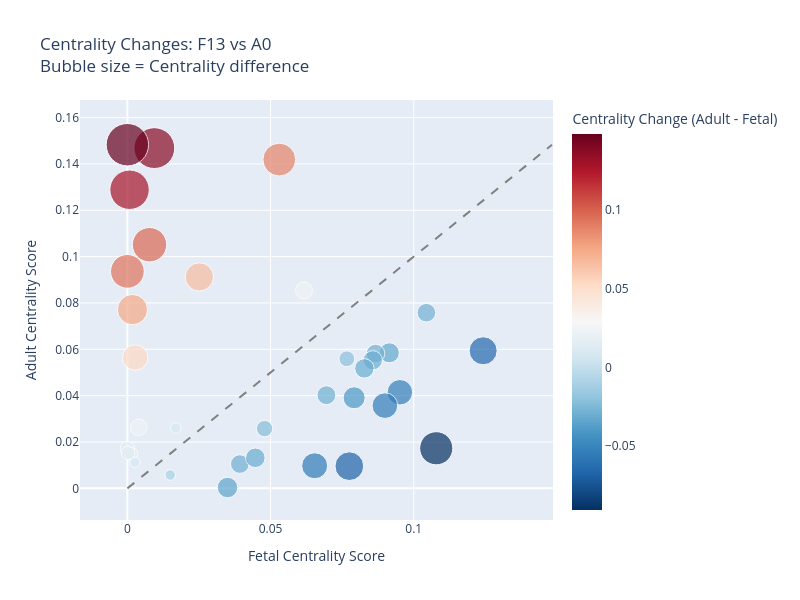

Source (notebook cell):
### Code cell
fig1 = px.scatter(bubble_df, 
                x='fetal_centrality', 
                y='adult_centrality',
                size='centrality_difference',
                color='centrality_change',
                hover_data=['gene'],
                title=f'Centrality Changes: {bubble_df["community_pair"].iloc[0]}<br>Bubble size = Centrality difference',
                labels={
                    'fetal_centrality': 'Fetal Centrality Score',
                    'adult_centrality': 'Adult Centrality Score',
                    'centrality_difference': 'Centrality Difference (|Adult - Fetal|)',
                    'centrality_change': 'Centrality Change (Adult - Fetal)'
                },
                color_continuous_scale='RdBu_r',
                size_max=30)

# Add diagonal line (y=x) to show where centrality would be equal
min_val = min(bubble_df['fetal_centrality'].min(), bubble_df['adult_centrality'].min())
max_val = max(bubble_df['fetal_centrality'].max(), bubble_df['adult_centrality'].max())

fig1.add_shape(type='line',
                x0=min_val, y0=min_val,
                x1=max_val, y1=max_val,
                line=dict(color='gray', dash='dash'),
                name='Equal centrality line')

fig1.update_layout(width=800, height=600, showlegend=True)
fig1.show()

### Figure 1 — Plotly figure (JSON) as saved in the notebook; plotly's stock layout.template omitted (floating-point values rounded to 4 significant figures)
{"data": [{"customdata": [["RPS6"], ["RPL31"], ["RPS24"], ["RPS12"], ["MT-ATP8"], ["COX7C"], ["MT-CYB"], ["MT-ND4"], ["MT-ND2"], ["EGR1"], ["HSP90AB1"], ["RPL18"], ["MT-ND1"], ["EIF2S3"], ["RPL13"], ["MT-CO2"], ["GAPDH"], ["MT-ND5"], ["NACA"], ["RPS8"], ["MT-CO3"], ["MT-ND3"], ["RPL24"], ["SCO2"], ["PSMA3"], ["TMSB10"], ["RPL36A"], ["MT-ND6"], ["RPS14"], ["GOLGB1"], ["RPS26"], ["RPL12"], ["RPS3"], ["IER2"], ["RPL36"], ["MT-ND4L"], ["RPL5"], ["RPL10A"], ["RPL8"], ["RACK1"]], "hovertemplate": "Fetal Centrality Score=%{x}<br>Adult Centrality Score=%{y}<br>Centrality Difference (|Adult - Fetal|)=%{marker.size}<br>gene=%{customdata[0]}<br>Centrality Change (Adult - Fetal)=%{marker.color}<extra></extra>", "legendgroup": "", "marker": {"color": [0.0237, -0.02879, -0.05371, -0.03299, 0.08881, 0.01728, 0.1374, 0.0974, 0.07536, 1.758e-15, -0.009201, -0.05422, 0.01357, -0.0008239, -0.02847, 0.05369, -0.03045, 0.1281, 0.01498, -0.02212, 0.009151, 0.06611, -0.09056, 0.008626, 2.216e-16, 0.09363, -0.03149, 0.1483, -0.0401, -0.02073, 0.02238, -0.02931, -0.03101, 2.216e-16, -0.02861, 0.0008795, -0.06794, -0.05565, -0.06487, -0.03462], "coloraxis": "coloraxis", "size": [0.0237, 0.02879, 0.05371, 0.03299, 0.08881, 0.01728, 0.1374, 0.0974, 0.07536, 1.758e-15, 0.009201, 0.05422, 0.01357, 0.0008239, 0.02847, 0.05369, 0.03045, 0.1281, 0.01498, 0.02212, 0.009151, 0.06611, 0.09056, 0.008626, 2.216e-16, 0.09363, 0.03149, 0.1483, 0.0401, 0.02073, 0.02238, 0.02931, 0.03101, 2.216e-16, 0.02861, 0.0008795, 0.06794, 0.05565, 0.06487, 0.03462], "sizemode": "area", "sizeref": 0.0001647, "symbol": "circle"}, "mode": "markers", "name": "", "orientation": "v", "showlegend": false, "type": "scatter", "x": [0.06169, 0.03929, 0.09517, 0.09148, 0.05305, 5.142e-19, 0.009415, 0.00773, 0.001782, 1.902e-17, 0.01497, 0.08993, 0.001322, 0.002276, 0.08664, 0.002733, 0.0857, 0.0007587, 0.0002386, 0.04791, 0.01688, 0.02513, 0.1079, 0.002609, 5.142e-19, 5.142e-19, 0.04469, 5.142e-19, 0.07919, 0.07664, 0.003947, 0.06951, 0.08277, 5.142e-19, 0.1044, 0.001617, 0.07751, 0.0654, 0.1242, 0.03497], "xaxis": "x", "y": [0.08539, 0.01049, 0.04146, 0.05849, 0.1419, 0.01728, 0.1468, 0.1051, 0.07714, 1.777e-15, 0.005769, 0.0357, 0.01489, 0.001452, 0.05818, 0.05643, 0.05525, 0.1289, 0.01521, 0.0258, 0.02603, 0.09123, 0.01729, 0.01123, 2.222e-16, 0.09363, 0.01319, 0.1483, 0.03908, 0.05591, 0.02633, 0.0402, 0.05175, 2.222e-16, 0.07579, 0.002497, 0.009573, 0.009749, 0.05936, 0.0003519], "yaxis": "y"}], "layout": {"coloraxis": {"colorbar": {"title": {"text": "Centrality Change (Adult - Fetal)"}}, "colorscale": [[0, "rgb(5,48,97)"], [0.1, "rgb(33,102,172)"], [0.2, "rgb(67,147,195)"], [0.3, "rgb(146,197,222)"], [0.4, "rgb(209,229,240)"], [0.5, "rgb(247,247,247)"], [0.6, "rgb(253,219,199)"], [0.7, "rgb(244,165,130)"], [0.8, "rgb(214,96,77)"], [0.9, "rgb(178,24,43)"], [1, "rgb(103,0,31)"]]}, "height": 600, "legend": {"itemsizing": "constant", "tracegroupgap": 0}, "shapes": [{"line": {"color": "gray", "dash": "dash"}, "name": "Equal centrality line", "type": "line", "x0": 5.142e-19, "x1": 0.1483, "y0": 5.142e-19, "y1": 0.1483}], "showlegend": true, "title": {"text": "Centrality Changes: F13 vs A0<br>Bubble size = Centrality difference"}, "width": 800, "xaxis": {"anchor": "y", "domain": [0, 1], "title": {"text": "Fetal Centrality Score"}}, "yaxis": {"anchor": "x", "domain": [0, 1], "title": {"text": "Adult Centrality Score"}}}}
